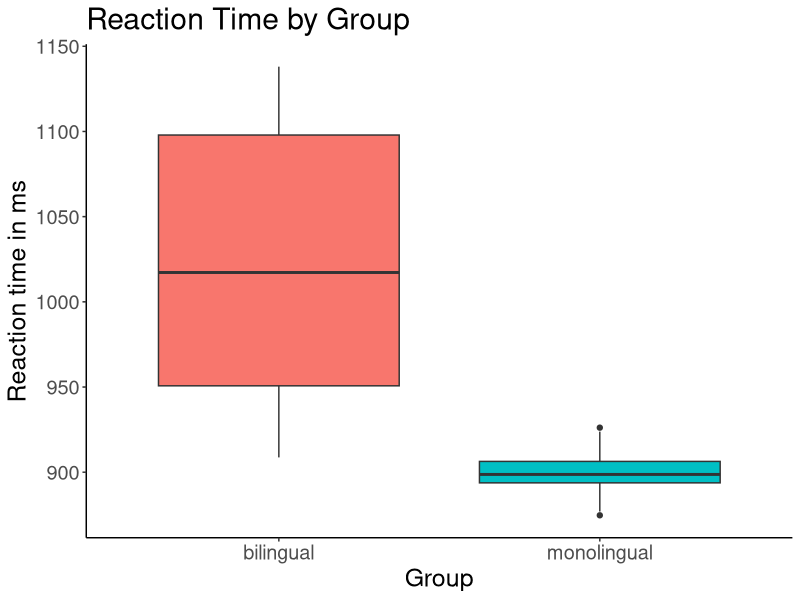
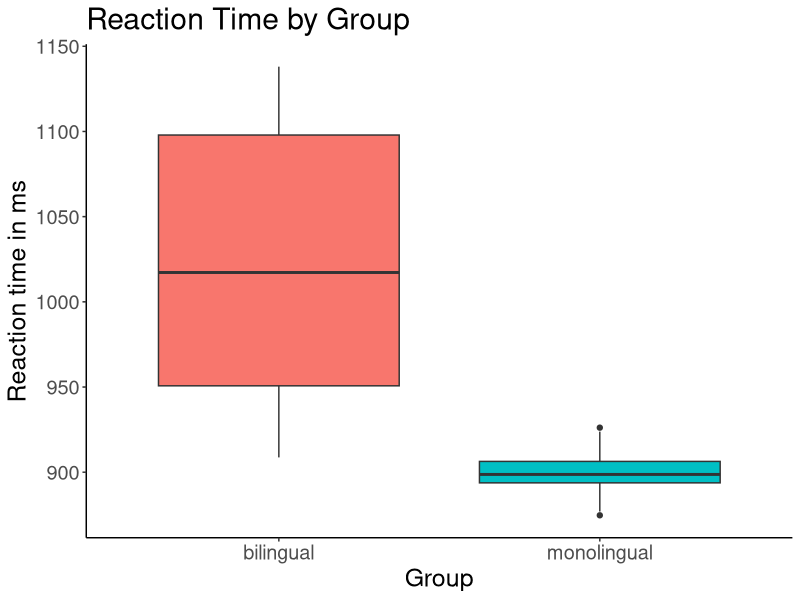

These figures' R source, in order:
# load library
library(dplyr)
library(ggplot2)

### data --------------------
data = read.table(file = "./lesson1_Rbasic/data/rcourse_lesson1_data.txt", header = TRUE, sep = "\t")
dim(data)
head(data)
tail(data)
xtabs(formula = ~group, data = data)

### subset ------------------------------------------------
data_bl = data %>%
  filter(group == "bilingual")

dim(data_bl)
head(data_bl)
tail(data_bl)

xtabs(formula = ~ group, data = data_bl)
xtabs(formula = ~ type, data = data_bl)


### make figure -------------------------------------------
figure = ggplot(data = data, aes(x = group, y = rt)) + 
  geom_boxplot(aes(fill = group)) +
  ggtitle("Reaction Time by Group") +
  xlab("Group") + 
  ylab("Reaction time in ms") + 
  theme_classic() + 
  theme(text = element_text(size = 18), title = element_text(size = 18), legend.position = "none")

figure   # show plot

# output figure to pdf
pdf(file = "./lesson1_Rbasic/figures/data.pdf")
figure        # call plot
dev.off()     # close pdf call


### summarize data -----------------------------------
tail(data)
unique(data$group)

data_sum = data %>%
  group_by(group) %>%
  summarise(rt_mean = mean(rt), rt_sd = sd(rt), rt_max = max(rt), rt_min = min(rt)) %>%
  ungroup()   # ungroup the data for future analysis

data_sum


### summarize fata for bilinguals -------------------------
data_bl_sum = data_bl %>%
  group_by(type) %>%
  summarise(rt_mean = mean(rt), rt_sd = sd(rt), rt_max = max(rt), rt_min = min(rt)) %>%
  ungroup()   # ungroup the data for future analysis

data_bl_sum

